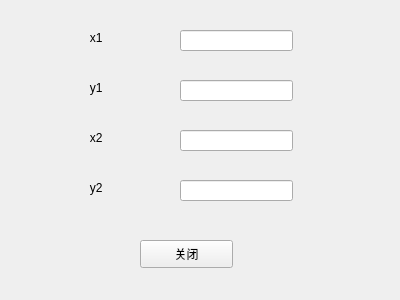
<?xml version="1.0" encoding="UTF-8"?>
<ui version="4.0">
 <class>LineQtGuiClass</class>
 <widget class="QWidget" name="LineQtGuiClass">
  <property name="geometry">
   <rect>
    <x>0</x>
    <y>0</y>
    <width>400</width>
    <height>300</height>
   </rect>
  </property>
  <property name="windowTitle">
   <string>请输入数据(-100000-100000)的整数</string>
  </property>
  <widget class="QLineEdit" name="lineEdit">
   <property name="geometry">
    <rect>
     <x>180</x>
     <y>30</y>
     <width>113</width>
     <height>21</height>
    </rect>
   </property>
  </widget>
  <widget class="QPushButton" name="pushButton">
   <property name="geometry">
    <rect>
     <x>140</x>
     <y>240</y>
     <width>93</width>
     <height>28</height>
    </rect>
   </property>
   <property name="text">
    <string>关闭</string>
   </property>
  </widget>
  <widget class="QLineEdit" name="lineEdit_2">
   <property name="geometry">
    <rect>
     <x>180</x>
     <y>80</y>
     <width>113</width>
     <height>21</height>
    </rect>
   </property>
  </widget>
  <widget class="QLineEdit" name="lineEdit_3">
   <property name="geometry">
    <rect>
     <x>180</x>
     <y>130</y>
     <width>113</width>
     <height>21</height>
    </rect>
   </property>
  </widget>
  <widget class="QLineEdit" name="lineEdit_4">
   <property name="geometry">
    <rect>
     <x>180</x>
     <y>180</y>
     <width>113</width>
     <height>21</height>
    </rect>
   </property>
  </widget>
  <widget class="QLabel" name="label">
   <property name="geometry">
    <rect>
     <x>70</x>
     <y>30</y>
     <width>72</width>
     <height>15</height>
    </rect>
   </property>
   <property name="text">
    <string>      x1</string>
   </property>
  </widget>
  <widget class="QLabel" name="label_2">
   <property name="geometry">
    <rect>
     <x>70</x>
     <y>80</y>
     <width>72</width>
     <height>15</height>
    </rect>
   </property>
   <property name="text">
    <string>      y1</string>
   </property>
  </widget>
  <widget class="QLabel" name="label_3">
   <property name="geometry">
    <rect>
     <x>70</x>
     <y>130</y>
     <width>72</width>
     <height>15</height>
    </rect>
   </property>
   <property name="text">
    <string>      x2</string>
   </property>
  </widget>
  <widget class="QLabel" name="label_4">
   <property name="geometry">
    <rect>
     <x>70</x>
     <y>180</y>
     <width>72</width>
     <height>15</height>
    </rect>
   </property>
   <property name="text">
    <string>      y2</string>
   </property>
  </widget>
 </widget>
 <layoutdefault spacing="6" margin="11"/>
 <resources/>
 <connections/>
</ui>
